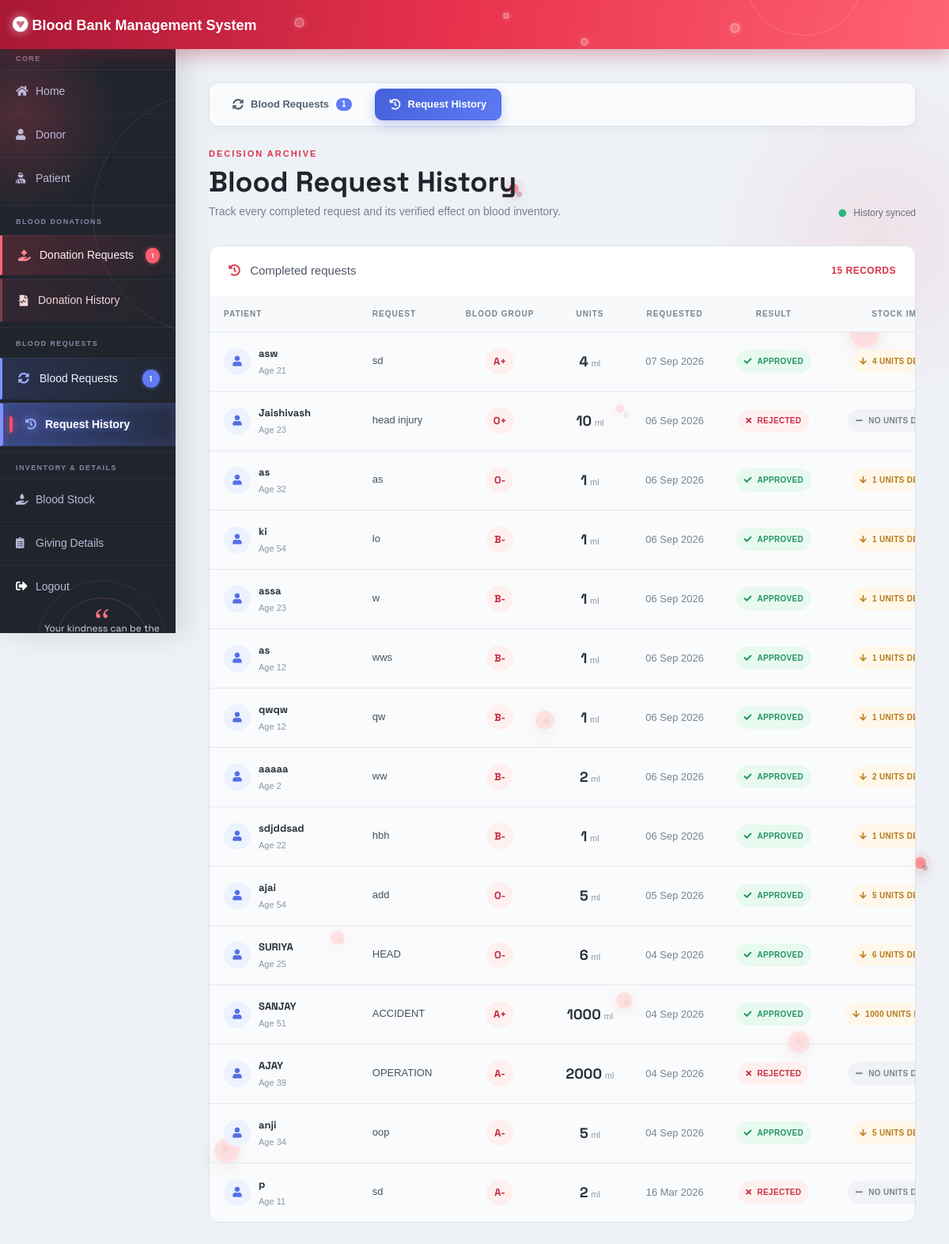
Page /admin-request-history (signed in) on the earlier database version.
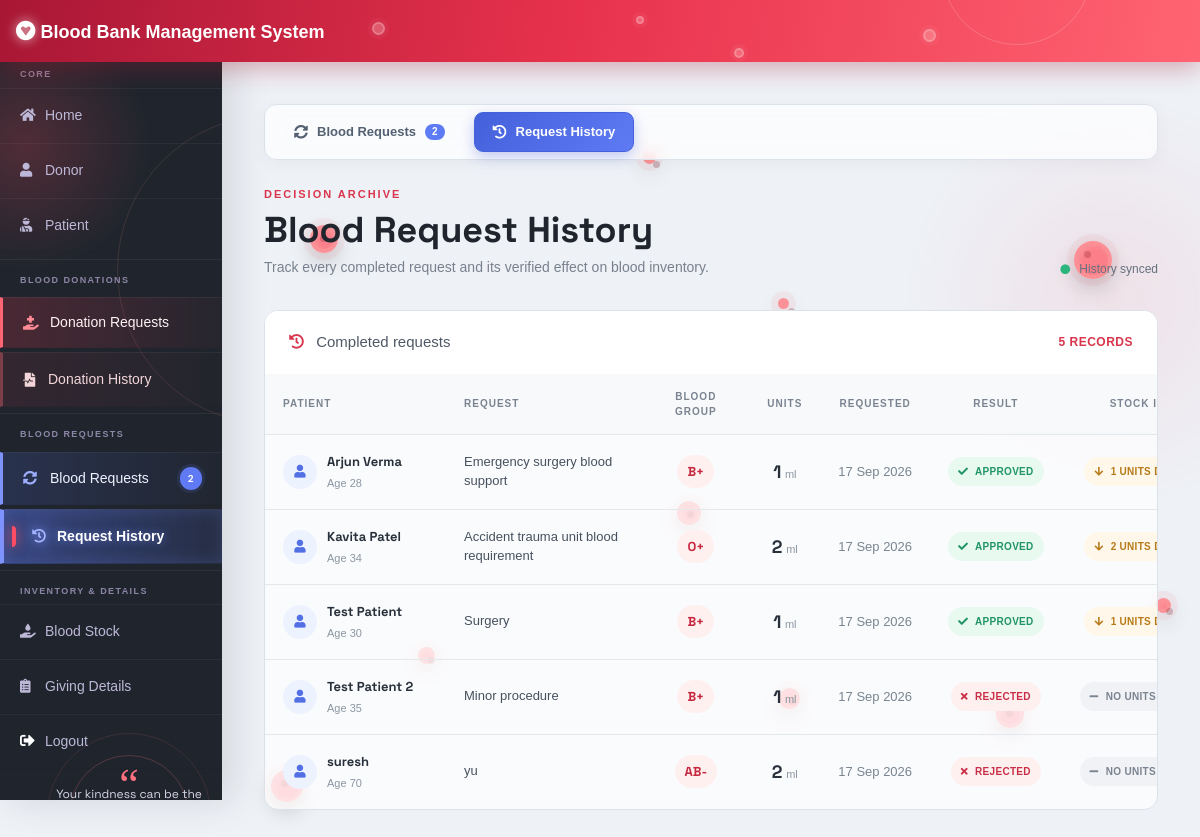
Same page on the later database version.
### blood/models.py (models this page shows, shortened)
class BloodRequest(models.Model):
    request_by_patient=models.ForeignKey(pmodels.Patient,null=True,on_delete=models.CASCADE)
    request_by_donor=models.ForeignKey(dmodels.Donor,null=True,on_delete=models.CASCADE)
    patient_name=models.CharField(max_length=30)
    patient_age=models.PositiveIntegerField()
    reason=models.CharField(max_length=500)
    bloodgroup=models.CharField(max_length=10)
    unit=models.PositiveIntegerField(default=0)
    status=models.CharField(max_length=20,default="Pending")
    date=models.DateField(auto_now=True)

### blood/views.py (the view)
# urls.py: path('admin-request-history', views.admin_request_history_view,name='admin-request-history'),
@login_required(login_url='adminlogin')
def admin_request_history_view(request):
    requests=models.BloodRequest.objects.all().exclude(status='Pending').order_by('-date')
    return render(request,'blood/admin_request_history.html',{'requests':requests,'active_tab':'history'})

### blood/context_processors.py (called while the page is built)
def pending_donations(request):
    if not request.user.is_authenticated:
        return {
            'pending_donation_count': 0,
            'pending_blood_request_count': 0,
        }
    return {
        'pending_donation_count': BloodDonate.objects.filter(status='Pending').count(),
        'pending_blood_request_count': BloodRequest.objects.filter(status='Pending').count(),
    }

### templates/blood/admin_request_history.html
{% extends 'blood/adminbase.html' %}
{% block content %}
<div class="dashboard-main request-history-page">
    {% include "blood/login_cells.html" %}
    <div class="dashboard-content">
        <nav class="admin-subnav-bar" aria-label="Blood request navigation">
            <a href="{% url 'admin-request' %}" class="admin-subnav-pill">
                <i class="fas fa-sync-alt"></i>
                <span>Blood Requests</span>
                {% if pending_blood_request_count %}<span class="pill-badge blue">{{ pending_blood_request_count }}</span>{% endif %}
            </a>
            <a href="{% url 'admin-request-history' %}" class="admin-subnav-pill active-blue">
                <i class="fas fa-history"></i>
                <span>Request History</span>
            </a>
        </nav>
        <div class="dashboard-heading">
            <div>
                <div class="dashboard-kicker">Decision archive</div>
                <h1>Blood Request History</h1>
                <p>Track every completed request and its verified effect on blood inventory.</p>
            </div>
            <div class="dashboard-pulse"><i class="fas fa-circle"></i> History synced</div>
        </div>
        {% if requests %}
        <section class="request-history-list">
            <div class="history-summary"><span><i class="fas fa-history"></i> Completed requests</span><strong>{{requests|length}} records</strong></div>
            <div class="request-table-wrap">
                <table class="request-history-table">
                    <thead><tr><th>Patient</th><th>Request</th><th>Blood group</th><th>Units</th><th>Requested</th><th>Result</th><th>Stock impact</th></tr></thead>
                    <tbody>
                    {% for request in requests %}
                    <tr>
                        <td><div class="request-patient"><span class="patient-avatar"><i class="fas fa-user"></i></span><div><strong>{{request.patient_name}}</strong><small>Age {{request.patient_age}}</small></div></div></td>
                        <td><div class="request-reason">{{request.reason}}</div></td>
                        <td><span class="request-blood-group">{{request.bloodgroup}}</span></td>
                        <td><span class="request-units">{{request.unit}}</span> <small>ml</small></td>
                        <td><span class="request-date">{{request.date|date:"d M Y"}}</span></td>
                        {% if request.status == 'Approved' %}
                        <td><span class="request-status status-approved"><i class="fas fa-check"></i> Approved</span></td>
                        <td><span class="stock-impact impact-deducted"><i class="fas fa-arrow-down"></i> {{request.unit}} units deducted</span></td>
                        {% else %}
                        <td><span class="request-status status-rejected"><i class="fas fa-times"></i> {{request.status}}</span></td>
                        <td><span class="stock-impact impact-kept"><i class="fas fa-minus"></i> No units deducted</span></td>
                        {% endif %}
                    </tr>
                    {% endfor %}
                    </tbody>
                </table>
            </div>
        </section>
        {% else %}
        <section class="request-history-list empty-history"><i class="fas fa-clipboard-check"></i><h2>No completed requests</h2><p>Approved and rejected requests will appear here.</p></section>
        {% endif %}
    </div>
</div>
{% endblock content %}

Differences in the rows shown:
removed BloodRequest: patient_name "asw", patient_age "21", reason "sd", bloodgroup "A+", unit "4", date "07 Sep 2026"
removed BloodRequest: patient_name "Jaishivash", patient_age "23", reason "head injury", bloodgroup "O+", unit "10", date "06 Sep 2026", status "REJECTED"
removed BloodRequest: patient_name "as", patient_age "32", reason "as", bloodgroup "O-", unit "1", date "06 Sep 2026"
removed BloodRequest: patient_name "ki", patient_age "54", reason "lo", bloodgroup "B-", unit "1", date "06 Sep 2026"
removed BloodRequest: patient_name "assa", patient_age "23", reason "w", bloodgroup "B-", unit "1", date "06 Sep 2026"
removed BloodRequest: patient_name "as", patient_age "12", reason "wws", bloodgroup "B-", unit "1", date "06 Sep 2026"
removed BloodRequest: patient_name "qwqw", patient_age "12", reason "qw", bloodgroup "B-", unit "1", date "06 Sep 2026"
removed BloodRequest: patient_name "aaaaa", patient_age "2", reason "ww", bloodgroup "B-", unit "2", date "06 Sep 2026"
removed BloodRequest: patient_name "sdjddsad", patient_age "22", reason "hbh", bloodgroup "B-", unit "1", date "06 Sep 2026"
removed BloodRequest: patient_name "ajai", patient_age "54", reason "add", bloodgroup "O-", unit "5", date "05 Sep 2026"
removed BloodRequest: patient_name "SURIYA", patient_age "25", reason "HEAD", bloodgroup "O-", unit "6", date "04 Sep 2026"
removed BloodRequest: patient_name "SANJAY", patient_age "51", reason "ACCIDENT", bloodgroup "A+", unit "1000", date "04 Sep 2026"
removed BloodRequest: patient_name "AJAY", patient_age "39", reason "OPERATION", bloodgroup "A-", unit "2000", date "04 Sep 2026", status "REJECTED"
removed BloodRequest: patient_name "anji", patient_age "34", reason "oop", bloodgroup "A-", unit "5", date "04 Sep 2026"
removed BloodRequest: patient_name "p", patient_age "11", reason "sd", bloodgroup "A-", unit "2", date "16 Mar 2026", status "REJECTED"
added BloodRequest: patient_name "Arjun Verma", patient_age "28", reason "Emergency surgery blood support", bloodgroup "B+", unit "1", date "17 Sep 2026"
added BloodRequest: patient_name "Kavita Patel", patient_age "34", reason "Accident trauma unit blood requirement", bloodgroup "O+", unit "2", date "17 Sep 2026"
added BloodRequest: patient_name "Test Patient", patient_age "30", reason "Surgery", bloodgroup "B+", unit "1", date "17 Sep 2026"
added BloodRequest: patient_name "Test Patient 2", patient_age "35", reason "Minor procedure", bloodgroup "B+", unit "1", date "17 Sep 2026", status "REJECTED"
added BloodRequest: patient_name "suresh", patient_age "70", reason "yu", bloodgroup "AB-", unit "2", date "17 Sep 2026", status "REJECTED"
Other differences:
{{ pending_blood_request_count }}: "1" → "2"
{{ requests|length }}: "15" → "5"
{{ pending_donation_count }}: "1" → (not shown)
